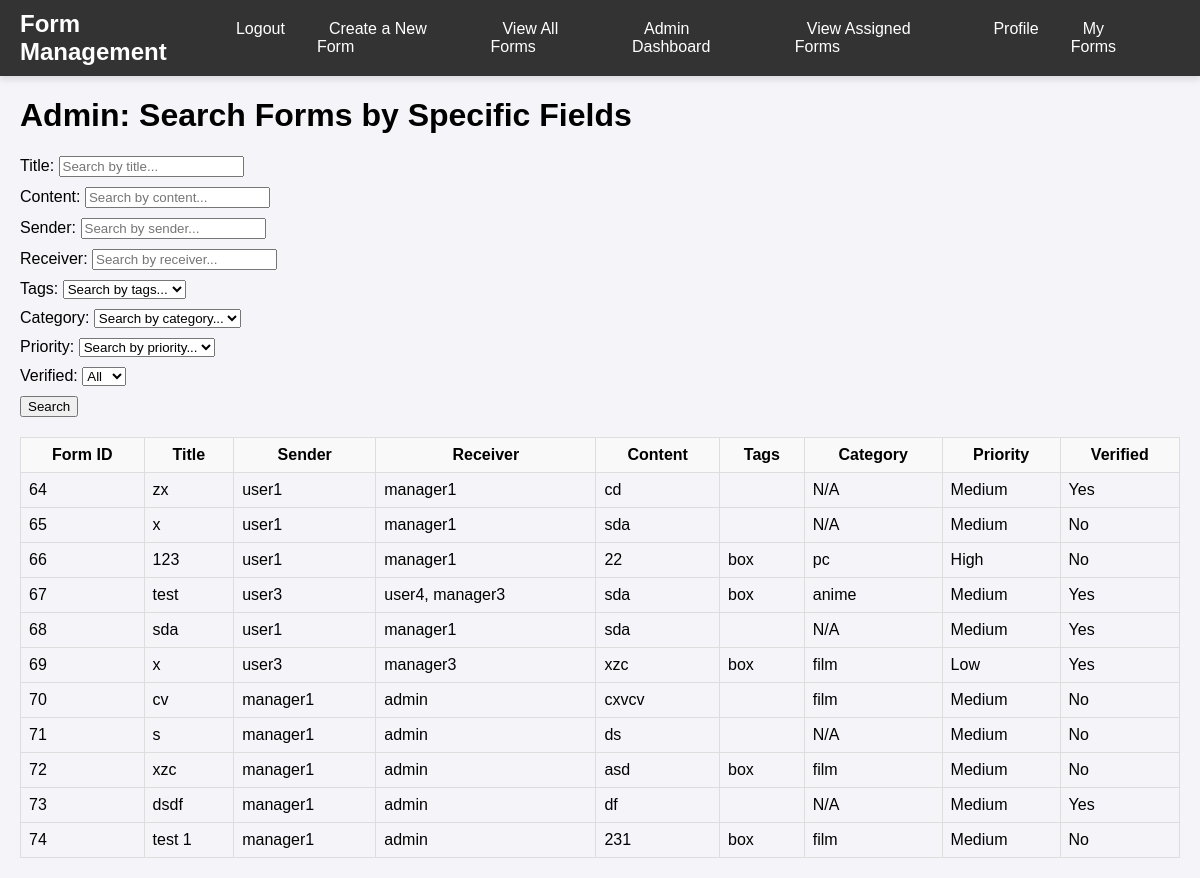
The page /search/ (signed in) on the database its author committed.
### app/models.py (models this page shows, shortened)
class Form(models.Model):
    title = models.CharField(max_length=255)
    sender_signature = models.CharField(max_length=255)
    receiver = models.CharField(max_length=255)
    receiver_signature = models.CharField(max_length=255, blank=True)
    content = models.TextField()
    tags = models.ManyToManyField(Tag, related_name="forms", blank=True)
    category = models.ForeignKey(Category, on_delete=models.CASCADE, related_name="forms", null=True)
    users = models.ManyToManyField('app.CustomUser', blank=True)  # view-only users section
    sender_name = models.CharField(max_length=255)
    prioritize = models.BooleanField(default=False)
    priority = models.CharField(max_length=100, choices=[('High', 'High'), ('Medium', 'Medium'), ('Low', 'Low')], default='Medium')
    assigned_managers = models.ManyToManyField(CustomUser, related_name="assigned_forms", blank=True, limit_choices_to={'role': 'manager'})
    assigned_admins = models.ManyToManyField(CustomUser, related_name="assigned_admin_forms", blank=True, limit_choices_to={'role': 'admin'})
    assigned_users = models.ManyToManyField(
        CustomUser,
        related_name="viewable_forms",
        blank=True,
        limit_choices_to={'role': 'user'}
    )
    allowed_managers = models.ManyToManyField(CustomUser, related_name='allowed_forms', blank=True)  # Add this line
    sender = models.CharField(max_length=100)
    verified = models.BooleanField(default=False)
    verified_by = models.ForeignKey(CustomUser, null=True, on_delete=models.SET_NULL, related_name='verified_forms', blank=True)
    verified_at = models.DateTimeField(null=True, blank=True)
    last_modified = models.DateTimeField(auto_now=True)
    class Meta:
        verbose_name = 'Form'
        verbose_name_plural = 'Forms'

class Tag(models.Model):
    name = models.CharField(max_length=50, unique=True)
    class Meta:
        verbose_name = 'Tag'
        verbose_name_plural = 'Tags'

class Category(models.Model):
    name = models.CharField(max_length=50, unique=True)
    class Meta:
        verbose_name = 'Category'
        verbose_name_plural = 'Categories'

### app/views.py (the view)
# urls.py: path('search/', views.admin_search_forms, name='admin_search_forms'),
@staff_member_required
def admin_search_forms(request):
    forms = Form.objects.all()
    title = request.GET.get('title', '')
    content = request.GET.get('content', '')
    sender = request.GET.get('sender', '')
    receiver = request.GET.get('receiver', '')
    tags = request.GET.get('tags', '')
    category = request.GET.get('category', '')
    priority = request.GET.get('priority', '')
    verified = request.GET.get('verified', '')
    if title:
        forms = forms.filter(title__icontains=title)
    if content:
        forms = forms.filter(content__icontains=content)
    if sender:
        forms = forms.filter(sender__icontains=sender)
    if receiver:
        forms = forms.filter(receiver__icontains=receiver)
    if tags:
        forms = forms.filter(tags__name=tags)
    if category:
        forms = forms.filter(category__name=category)
    if priority:
        forms = forms.filter(priority=priority)
    if verified:
        if verified.lower() == "true":
            forms = forms.filter(verified=True)
        elif verified.lower() == "false":
            forms = forms.filter(verified=False)
    tags = Tag.objects.all()
    categories = Category.objects.all()
    priorities = Form.objects.values_list('priority', flat=True).distinct()
    context = {
        'forms': forms.distinct(),
        'tags': tags,
        'categories': categories,
        'priorities': priorities,
    }
    return render(request, 'admin_search_forms.html', context)

### app/templates/admin_search_forms.html (shortened to what this page needs)
{% extends 'base.html' %}
{% block content %}
<div style="margin: 20px;">
    <h1>Admin: Search Forms by Specific Fields</h1>
    <form method="get" action="{% url 'admin_search_forms' %}" style="margin-bottom: 20px;">
        <div style="margin-bottom: 10px;">
            <label for="title">Title:</label>
            <input type="text" id="title" name="title" placeholder="Search by title..." value="{{ request.GET.title }}">
        </div>
        <div style="margin-bottom: 10px;">
            <label for="content">Content:</label>
            <input type="text" id="content" name="content" placeholder="Search by content..." value="{{ request.GET.content }}">
        </div>
        <div style="margin-bottom: 10px;">
            <label for="sender">Sender:</label>
            <input type="text" id="sender" name="sender" placeholder="Search by sender..." value="{{ request.GET.sender }}">
        </div>
        <div style="margin-bottom: 10px;">
            <label for="receiver">Receiver:</label>
            <input type="text" id="receiver" name="receiver" placeholder="Search by receiver..." value="{{ request.GET.receiver }}">
        </div>
        <div style="margin-bottom: 10px;">
            <label for="tags">Tags:</label>
            <select id="tags" name="tags">
                <option value="">Search by tags...</option>
            </select>
        </div>
        <div style="margin-bottom: 10px;">
            <label for="category">Category:</label>
            <select id="category" name="category">
                <option value="">Search by category...</option>
            </select>
        </div>
        <div style="margin-bottom: 10px;">
            <label for="priority">Priority:</label>
            <select id="priority" name="priority">
                <option value="">Search by priority...</option>
            </select>
        </div>
        <div style="margin-bottom: 10px;">
            <label for="verified">Verified:</label>
            <select id="verified" name="verified">
                <option value="" {% if request.GET.verified == "" %}selected{% endif %}>All</option>
            </select>
        </div>
        <button type="submit">Search</button>
    </form>
    {% if forms %}
        <table style="width: 100%; border: 1px solid #ddd; border-collapse: collapse;">
            <thead>
                <tr style="background-color: #f9f9f9;">
                    <th style="border: 1px solid #ddd; padding: 8px;">Form ID</th>
                    <th style="border: 1px solid #ddd; padding: 8px;">Title</th>
                    <th style="border: 1px solid #ddd; padding: 8px;">Sender</th>
                    <th style="border: 1px solid #ddd; padding: 8px;">Receiver</th>
                    <th style="border: 1px solid #ddd; padding: 8px;">Content</th>
                    <th style="border: 1px solid #ddd; padding: 8px;">Tags</th>
                    <th style="border: 1px solid #ddd; padding: 8px;">Category</th>
                    <th style="border: 1px solid #ddd; padding: 8px;">Priority</th>
                    <th style="border: 1px solid #ddd; padding: 8px;">Verified</th>
                </tr>
            </thead>
            <tbody>
                {% for form in forms %}
                    <tr>
                        <td style="border: 1px solid #ddd; padding: 8px;">{{ form.id }}</td>
                        <td style="border: 1px solid #ddd; padding: 8px;">{{ form.title|default:"N/A" }}</td>
                        <td style="border: 1px solid #ddd; padding: 8px;">{{ form.sender|default:"N/A" }}</td>
                        <td style="border: 1px solid #ddd; padding: 8px;">{{ form.receiver|default:"N/A" }}</td>
                        <td style="border: 1px solid #ddd; padding: 8px;">{{ form.content|default:"N/A" }}</td>
                        <td style="border: 1px solid #ddd; padding: 8px;">
                            {% for tag in form.tags.all %}
                                {{ tag.name }}{% if not forloop.last %}, {% endif %}
                            {% endfor %}
                        </td>
                        <td style="border: 1px solid #ddd; padding: 8px;">{{ form.category.name|default:"N/A" }}</td>
                        <td style="border: 1px solid #ddd; padding: 8px;">{{ form.priority|default:"N/A" }}</td>
                        <td style="border: 1px solid #ddd; padding: 8px;">{{ form.verified|yesno:"Yes,No" }}</td>
                    </tr>
                {% empty %}
                    <tr>
                        <td colspan="9" style="border: 1px solid #ddd; padding: 8px; text-align: center;">
                            No forms found.
                        </td>
                    </tr>
                {% endfor %}
            </tbody>
        </table>
    {% else %}
        <p>No results found.</p>
    {% endif %}
</div>
{% endblock %}

### app/static/css/navbar_styles.css (style rules this page uses)
body { font-family: 'Arial', sans-serif; margin: 0; padding: 0; background-color: #f4f4f9; }

### rows shown on the page
Form: id "64", title "zx", sender "user1", receiver "manager1", content "cd", category.name "N/A", priority "Medium", verified "Yes"
Form: id "65", title "x", sender "user1", receiver "manager1", content "sda", category.name "N/A", priority "Medium", verified "No"
Form: id "66", title "123", sender "user1", receiver "manager1", content "22", category.name "pc", priority "High", verified "No"
Tag: name "box"
Form: id "67", title "test", sender "user3", receiver "user4, manager3", content "sda", category.name "anime", priority "Medium", verified "Yes"
Form: id "68", title "sda", sender "user1", receiver "manager1", content "sda", category.name "N/A", priority "Medium", verified "Yes"
Form: id "69", title "x", sender "user3", receiver "manager3", content "xzc", category.name "film", priority "Low", verified "Yes"
Form: id "70", title "cv", sender "manager1", receiver "admin", content "cxvcv", category.name "film", priority "Medium", verified "No"
Form: id "71", title "s", sender "manager1", receiver "admin", content "ds", category.name "N/A", priority "Medium", verified "No"
Form: id "72", title "xzc", sender "manager1", receiver "admin", content "asd", category.name "film", priority "Medium", verified "No"
Form: id "73", title "dsdf", sender "manager1", receiver "admin", content "df", category.name "N/A", priority "Medium", verified "Yes"
Form: id "74", title "test 1", sender "manager1", receiver "admin", content "231", category.name "film", priority "Medium", verified "No"
